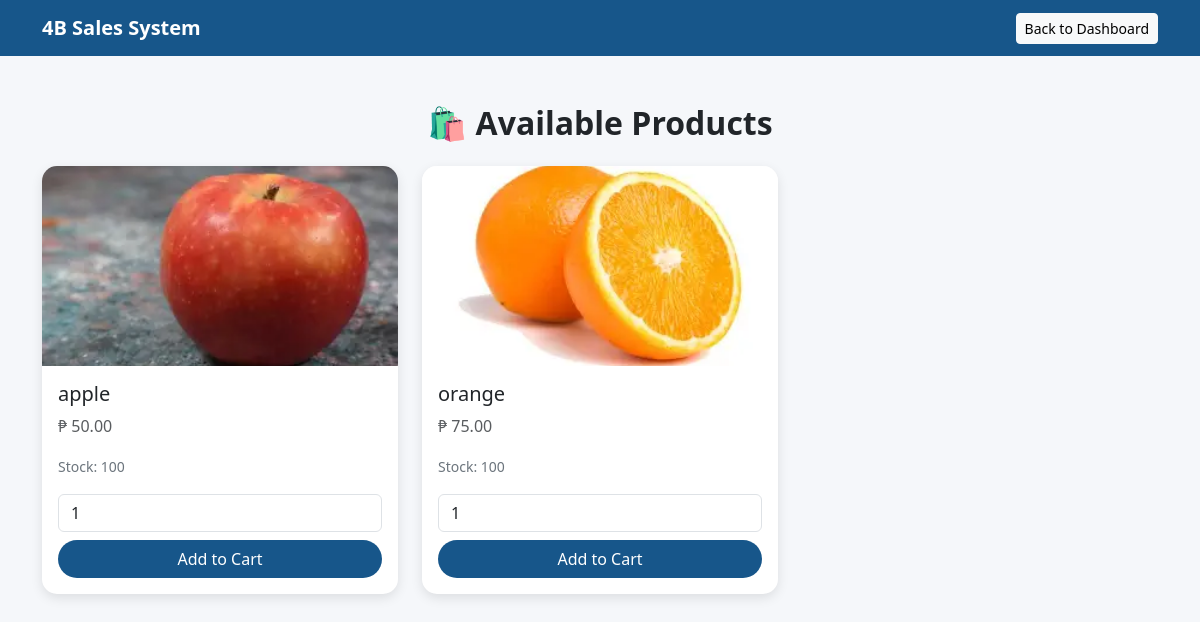
The page /shop.php on the database its author committed.
### tables this page shows
CREATE TABLE `products` (
  `id` int(11) NOT NULL,
  `name` varchar(100) NOT NULL,
  `price` decimal(10,2) NOT NULL,
  `image` varchar(255) DEFAULT NULL,
  `stock` int(11) DEFAULT 0,
  `created_at` timestamp NOT NULL DEFAULT current_timestamp()
);

### shop.php (the view, shortened to what this page needs)
<?php
require 'db.php';
$result = $conn->query("SELECT * FROM products");
?>
<!DOCTYPE html>
<html lang="en">
<head>
    <link href="https://cdn.jsdelivr.net/npm/bootstrap@5.3.2/dist/css/bootstrap.min.css" rel="stylesheet">
</head>
<body>
    <nav class="navbar navbar-expand-lg">
      <div class="container">
        <a class="navbar-brand fw-bold" href="index.php">4B Sales System</a>
        <div class="d-flex">
          <a href="index.php" class="btn btn-light btn-sm">Back to Dashboard</a>
        </div>
      </div>
    </nav>
    <div class="container py-5">
        <h2 class="text-center mb-4 fw-bold">🛍️ Available Products</h2>
        <div class="row g-4">
            <?php while($row = $result->fetch_assoc()) { ?>
                <div class="col-md-4">
                    <div class="card h-100">
                        <img src="<?= !empty($row['image']) ? $row['image'] : 'https://via.placeholder.com/300x200?text=No+Image'; ?>"
                             class="card-img-top"
                             alt="<?= $row['name']; ?>"
                             style="height:200px; object-fit:cover; border-top-left-radius:15px; border-top-right-radius:15px;">
                        <div class="card-body">
                            <h5 class="card-title"><?= $row['name']; ?></h5>
                            <p class="card-text text-muted">₱ <?= number_format($row['price'], 2); ?></p>
                            <p class="card-text"><small class="text-secondary">Stock: <?= $row['stock']; ?></small></p>
                            <form method="POST" action="orders.php">
                                <input type="number" name="quantity" value="1" min="1" max="<?= $row['stock']; ?>" class="form-control mb-2">
                                <button type="submit" name="add_to_cart" class="btn btn-custom w-100">Add to Cart</button>
                            </form>
                        </div>
                    </div>
                </div>
            <?php } ?>
        </div>
    </div>
</body>
</html>

### shop.php (style rules this page uses)
body { background: #f5f7fa; font-family: 'Segoe UI', Tahoma, Geneva, Verdana, sans-serif; }
.navbar { background-color: #17568A; }
.navbar-brand, .nav-link, .navbar-text { color: #fff !important; }
.card { border: none; border-radius: 15px; box-shadow: 0 4px 12px rgba(0,0,0,0.1); transition: transform 0.2s ease; }
.btn-custom { background-color: #17568A; color: white; border-radius: 30px; transition: 0.3s; }

### rows shown on the page
products: image+name (picture), name "apple", price "50.00", stock "100"
products: image+name (picture), name "orange", price "75.00", stock "100"
